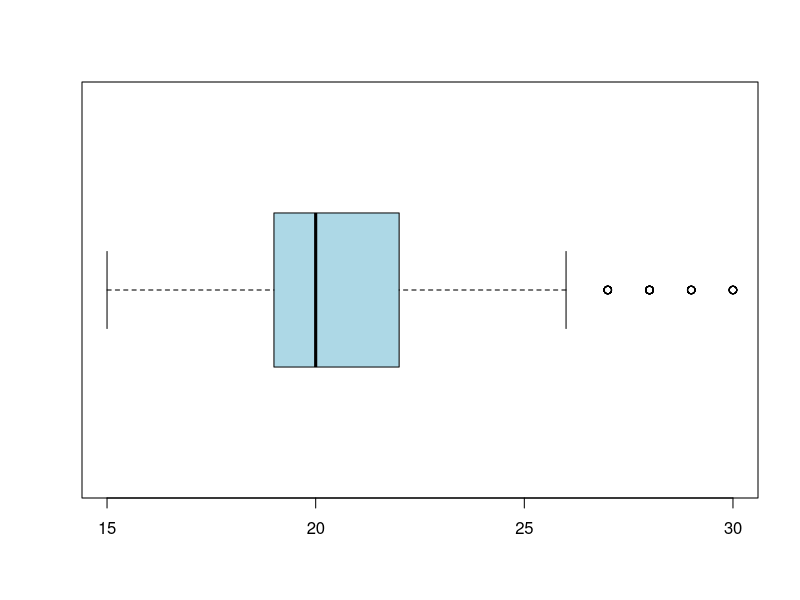
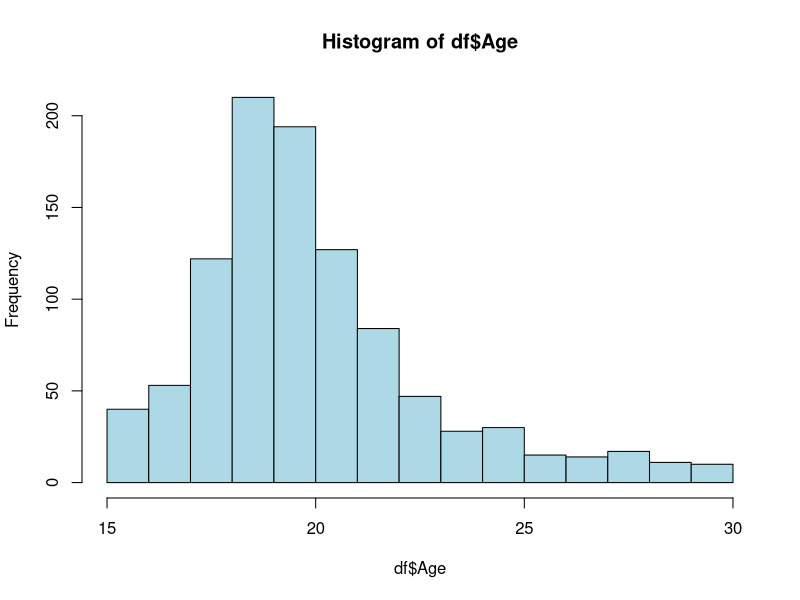

Source code (R) for these figures, in order: (Note: this script raises an error after producing the figures.)
##############################################################
# Statistics with R Workshop, IGNCA, 24,25,26June2019
# 06. Data Exploration and Wrangling with R
##############################################################

# Load data
df <- read.csv('yps_data_condensed.csv')

# Data View
dim(df)
names(df)
head(df)
tail(df)
View(df)
str(df)
summary(df)
unique(df)


# Rename columns
names(df) <- c("Age","Height","Weight","Siblings",
               "Gender","Education","Single_child",
               "Village","House")

# Check for missing values
sum(is.na(df))
for (c in c(1:ncol(df))){
  print(names(df)[c])
  print(sum(is.na(df[,c])))
}

# Check for anamolies
summary(df)

# Replace wierd values
df[df==''] <- NA
df <- droplevels(df)

# Column profiling
summary(df$Age)
boxplot(df$Age, horizontal = T, col = 'light blue')
hist(df$Age, col = 'light blue')

summary(df$Height)
length(df[df=='?'])
df[df=='?'] <- NA
df$Height <- droplevels(df$Height)
str(df$Height)
df$Height <-as.numeric(as.character(df$Height))
boxplot(df$Height, horizontal = T, col = 'light blue')
hist(df$Height, col = 'light blue')
summary(df$Height[df$Height<10])

summary(df$Weight)
boxplot(df$Weight, horizontal = T, col = 'light blue')
hist(df$Weight, col = 'light blue')

summary(df$Siblings)
boxplot(df$Siblings, horizontal = T, col = 'light blue')
hist(df$Siblings, col = 'light blue')
table(df$Siblings)
plot(table(df$Siblings))
str(df$Siblings)
df$Siblings[df$Siblings>6]
df$Siblings[df$Siblings>10] <- NA

summary(df$Gender)
str(df$Gender)
plot(df$Gender, col=1:2)
levels(df$Single_child) <- c(0,1)

summary(df$Education)
df$Education[df$Education=='school'] <- 'secondary school'
df$Education <- droplevels(df$Education)
plot(df$Education, col = c(1:length(levels(df$Education))))

summary(df$Single_child)
df$Single_child <- ifelse(df$Single_child=='no',0,1)
df$Single_child <- as.factor(df$Single_child)
plot(df$Single_child)

summary(df$Village)
plot(df$Village, col = 'dark green')

summary(df$House)
df$House[df$House=='block or flats'] <- 'block of flats'
df$House <- droplevels(df$House)
plot(df$House)

# Drop null values
df = df[complete.cases(df),]
dim(df)

# Missing Value Packages
# 1. missForest
# 2. mice 
# 3. Amelia 
# 4. Hmisc
